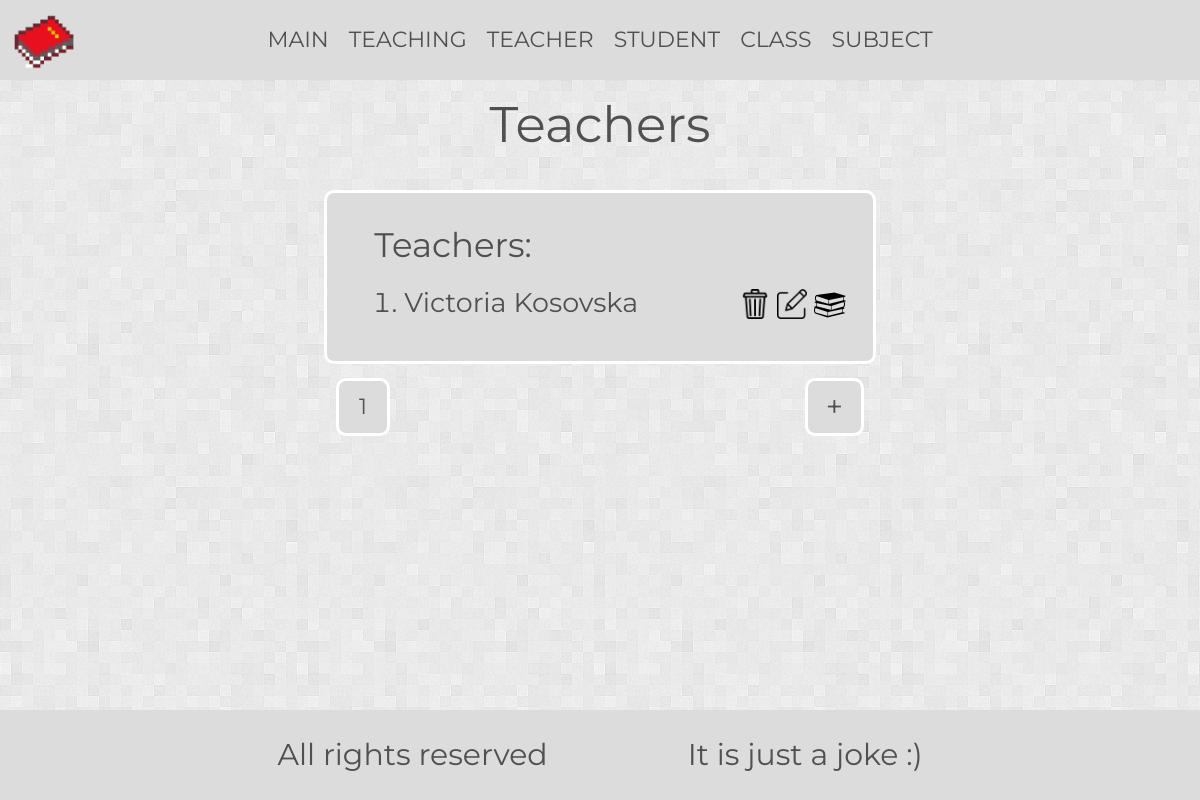
/show_teachers, run on an earlier commit of the app's database.
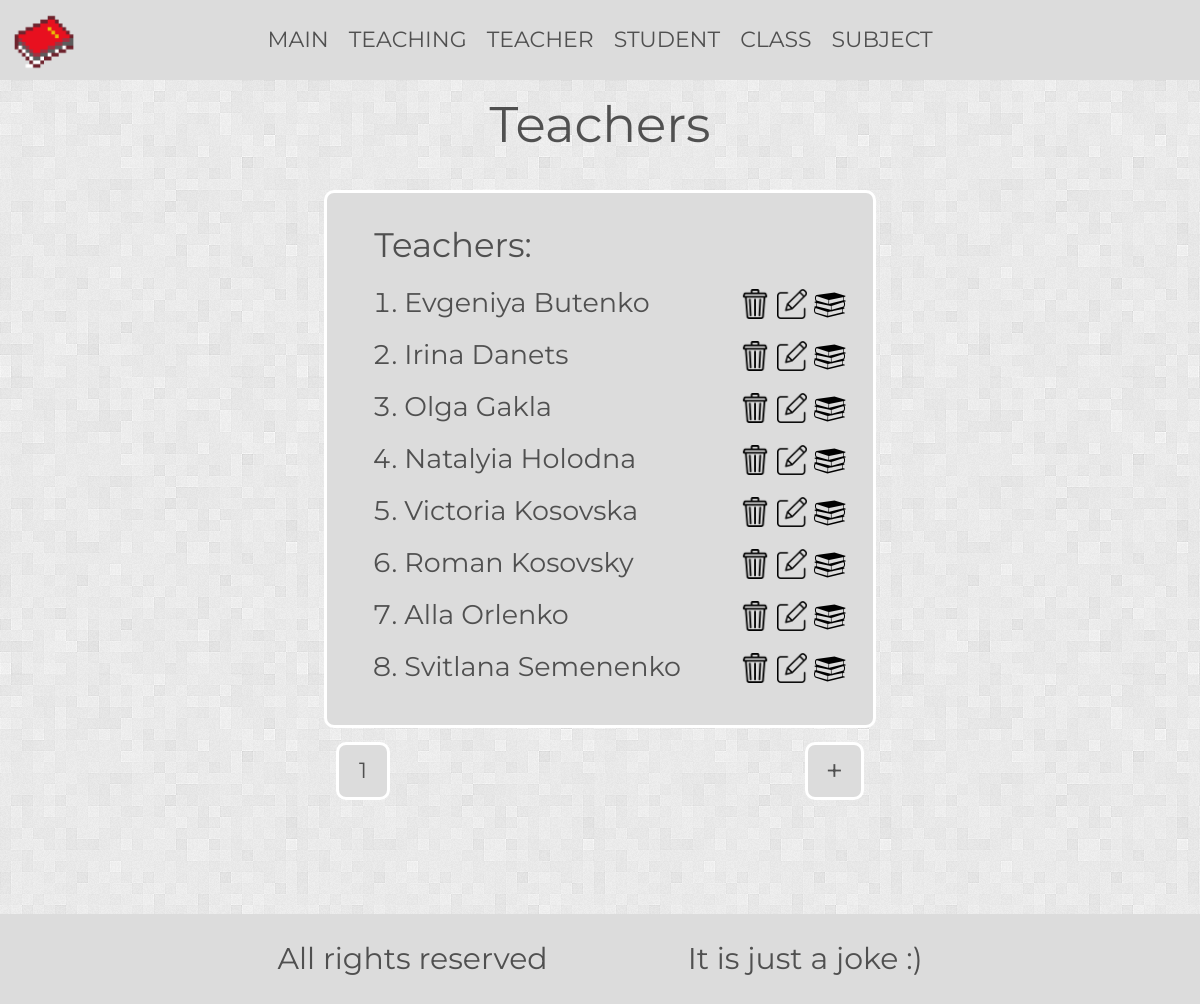
And on a later commit of the database.
### school_data/models.py (models this page shows, shortened)
class Teacher(db.Model):
    id = db.Column(db.Integer, primary_key=True)
    name = db.Column(db.String(50), nullable=False)
    surname = db.Column(db.String(50), nullable=False)
    teachingS = db.relationship('Teaching', back_populates='teacher')

### school_data/teachers/routes.py (the view)
@teachers.route('/show_teachers', methods=["GET"])
def show_teachers():
    page = request.args.get("page", 1, type=int)
    teachers_group = db.paginate(
        db.select(Teacher).order_by(Teacher.surname.asc()), page=page, per_page=10
    )
    return render_template('teachers.html', teachers_group=teachers_group, page=page)

### school_data/teachers/routes.py (called while the page is built)
@teachers.after_request
def save_response(response):
    return url_history_util.save_response(response)

### school_data/utils/url_history_util.py (called while the page is built)
def save_response(response):
    if request.method == 'POST':
        return response
    if request.endpoint == 'static':
        return response
    history = session.get('history', [])
    if history:
        if (history[-1][0] == request.endpoint and
                history[-1][1] == request.view_args):
            return response
    history.append([
        request.endpoint,
        request.view_args,
        response.status_code
    ])
    session['history'] = history[-5:]
    return response

### school_data/templates/teachers.html (shortened to what this page needs)
{% extends 'base.html'%}
{% block content%}
    <div>
        <h1 class="h1">Teachers</h1>
        <div class="groups__frame">
            <div class="ol__box">
                <h2 class="peoples__relative">Teachers:</h2>
              <ol class="ol__block">
                  <div class="li__box">
                    {% for teacher in teachers_group.items %}
                      <li>
                          <div class="people__box">
                              <span>{{ teacher.name }} {{ teacher.surname }}</span>
                              <span>
                                  <a href={{url_for('teachers.delete_teacher', id=teacher.id) }}><img class="delete__thing" src={{url_for('static', filename='img/trash.png')}}></a>
                                  <a href={{url_for('teachers.edit_teacher', id=teacher.id) }}><img class="edit__pencil" src={{url_for('static', filename='img/edit_pencil.png')}}></a>
                                  <a href={{url_for('teachingS.show_by_teacher', id=teacher.id) }}><img class="teacher__teaching" src={{url_for('static', filename='img/book.png')}}></a>
                              </span>
                          </div>
                      </li>
                    {% endfor %}
                  </div>
              </ol>
            </div>
        </div>
        <div class="tool__box">
            <div>
                {% for page_num in teachers_group.iter_pages(left_edge=1, right_edge=1, left_current=1, right_current=1) %}
                    {% if page_num %}
                        <a class="page__box" href={{url_for('teachers.show_teachers', page=page_num)}}>{{ page_num }}</a>
                    {% else %}
                        <span class="between__page">...</span>
                    {% endif %}
                {% endfor %}
            </div>
            <div>
                 <a class="add__people__box" href={{url_for('teachers.add_teacher')}}>+</a>
            </div>
        </div>
    </div>
{% endblock %}

### school_data/templates/base.html (shortened to what this page needs)
<!DOCTYPE html>
<html lang="en">
    <head>
        <link rel="stylesheet" type="text/css" href={{url_for('static', filename='css/style.css' )}}>
    </head>
    <body>
        <header class="header">
            <div class="header__body">
                <div class="header__logo logo">
                    <a href={{url_for('main.about')}} class="logo__link">
                        <img class="logo__img" src={{url_for('static', filename='img/logo/MainLogoBook.png')}} alt="logo" >
                    </a>
                </div>
                <nav class="header__nav">
                    <ul class="header__list">
                        <li class="header__item"><a href={{url_for('main.about')}} class="header__link">Main</a></li>
                        <li class="header__item"><a href={{url_for('teachingS.add_teaching')}} class="header__link">Teaching</a></li>
                        <li class="header__item"><a href={{url_for('teachers.show_teachers')}} class="header__link">Teacher</a></li>
                        <li class="header__item"><a href={{url_for('students.add_student')}} class="header__link">Student</a></li>
                        <li class="header__item"><a href={{url_for('groups.show_groups')}} class="header__link">Class</a></li>
                        <li class="header__item"><a href={{url_for('subjects.show_subjects')}} class="header__link">Subject</a></li>
                    </ul>
                </nav>
           </div>
        </header>
        <main class="main__div__content">
            {% block content %}
            {% endblock %}
        </main>
        <footer class="footer">
            <div class="footer__body">
                <h2 class="h2__footer">All rights reserved</h2>
                <h2 class="h2__footer">It is just a joke :)</h2>
            </div>
        </footer>
    </body>
</html>

### school_data/static/css/style.css (style rules this page uses)
* { padding: 0;margin: 0;border: 0; }
*,*:before,*:after { -moz-box-sizing: border-box;-webkit-box-sizing: border-box;box-sizing: border-box; }
nav,footer,header,aside { display: block; }
html,body { height: 100%;width: 100%;font-size: 100%;line-height: 1;font-size: 14px;-ms-text-size-adjust: 100%;-moz-text-size-adjust: 100%;-webkit-text-size-adjust: 100%; }
a, a:visited { text-decoration: none; }
ul li { list-style: none; }
img { vertical-align: top; }
h1,h2,h3,h4,h5,h6 { font-size:inherit;font-weight: 400; }
* { font-family: 'Montserrat', sans-serif; }
body { color: rgb(80, 80, 80); min-height: 100vh; display: flex; flex-direction: column; }
a { color: rgb(80, 80, 80); }
.h1 { padding-top: 20px; font-size: 50px; text-align: center; }
.main__div__content { background: url("../img/background/MainBackground.png") repeat; }
main { flex: 1 1 auto; padding-bottom: 100px; }
.header { display: fixed; min-height: 80px; background-color: rgb(220, 220, 220); display: flex; justify-content: center; align-items: center; position: relative; }
.header__body { display: flex; height: 100%; max-width: 1100px; margin: 0 auto; justify-content: center; align-items: center; }
.logo { position: absolute; left: 0; }
.logo__img { max-height: 70px; }
.header__nav { height: 100%; }
.header__list { display: flex; gap: 20px; height: 100%; justify-content: center; align-items: center; }
.header__link { font-size: 22px; text-transform: uppercase; }
.footer { background-color: rgb(220, 220, 220); }
.footer__body { line-height: 3; text-align:center; display: flex; justify-content: center; gap: 140px; }
.h2__footer { font-size: 30px; }
.groups__frame { font-size: 27px; margin: 0 27%; margin-top: 40px; background-color: rgb(220, 220, 220); border-radius: 10px; border: 3px solid white; }
.li__box { display: flex; flex-direction: column; justify-content: center; padding-left: 50px; gap: 20px; }
.ol__block { display: block; justify-content: center; }
.ol__box { padding: 15px 5%; padding-bottom: 40px; }
.peoples__relative { position:relative; top:20px; left:20px; font-size: 34px; }
.tool__box { margin: 14px 28%; display: flex; justify-content: space-between; }
.page__box { display: inline-block; padding: 15px 20px; background-color: rgb(220, 220, 220); border-radius: 10px; border: 3px solid white; font-size: 22px; }
.add__people__box { display: inline-block; padding: 11px 18px; background-color: rgb(220, 220, 220); border-radius: 10px; border: 3px solid white; font-size: 30px; }
.edit__pencil { height: 30px; }
.teacher__teaching { height: 32px; }
.people__box { display: flex; justify-content: space-between; }
.delete__thing { height: 30px; }

What changed in the data, as far as the page shows it:
added Teacher: name "Evgeniya", surname "Butenko"
added Teacher: name "Irina", surname "Danets"
added Teacher: name "Olga", surname "Gakla"
added Teacher: name "Natalyia", surname "Holodna"
added Teacher: name "Roman", surname "Kosovsky"
added Teacher: name "Alla", surname "Orlenko"
added Teacher: name "Svitlana", surname "Semenenko"
